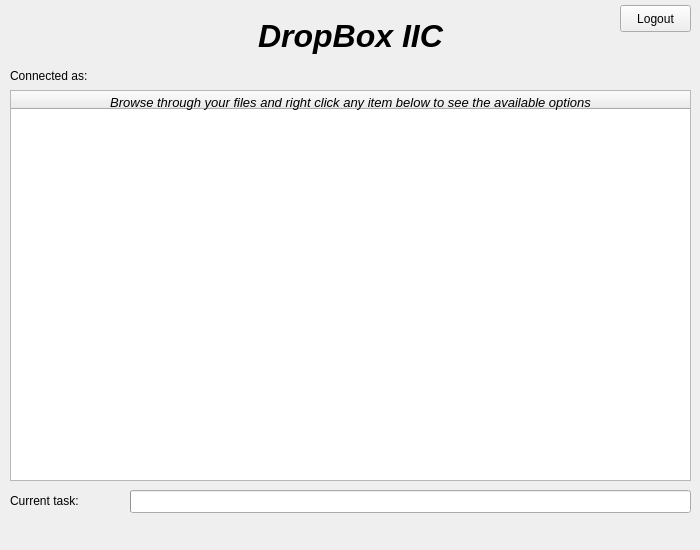
<?xml version="1.0" encoding="UTF-8"?>
<ui version="4.0">
 <class>Form</class>
 <widget class="QWidget" name="Form">
  <property name="geometry">
   <rect>
    <x>0</x>
    <y>0</y>
    <width>700</width>
    <height>550</height>
   </rect>
  </property>
  <property name="windowTitle">
   <string>Form</string>
  </property>
  <widget class="QTreeWidget" name="treeWidget">
   <property name="geometry">
    <rect>
     <x>10</x>
     <y>90</y>
     <width>681</width>
     <height>391</height>
    </rect>
   </property>
   <column>
    <property name="text">
     <string> </string>
    </property>
   </column>
  </widget>
  <widget class="QLabel" name="label">
   <property name="geometry">
    <rect>
     <x>0</x>
     <y>10</y>
     <width>701</width>
     <height>51</height>
    </rect>
   </property>
   <property name="font">
    <font>
     <pointsize>24</pointsize>
     <weight>75</weight>
     <italic>true</italic>
     <bold>true</bold>
    </font>
   </property>
   <property name="text">
    <string>DropBox IIC</string>
   </property>
   <property name="alignment">
    <set>Qt::AlignCenter</set>
   </property>
  </widget>
  <widget class="QLabel" name="label_2">
   <property name="geometry">
    <rect>
     <x>10</x>
     <y>60</y>
     <width>101</width>
     <height>31</height>
    </rect>
   </property>
   <property name="text">
    <string>Connected as: </string>
   </property>
  </widget>
  <widget class="QLabel" name="labelName">
   <property name="geometry">
    <rect>
     <x>110</x>
     <y>60</y>
     <width>571</width>
     <height>31</height>
    </rect>
   </property>
   <property name="font">
    <font>
     <italic>true</italic>
    </font>
   </property>
   <property name="text">
    <string/>
   </property>
  </widget>
  <widget class="QLabel" name="label_3">
   <property name="geometry">
    <rect>
     <x>10</x>
     <y>94</y>
     <width>681</width>
     <height>17</height>
    </rect>
   </property>
   <property name="font">
    <font>
     <pointsize>10</pointsize>
     <italic>true</italic>
    </font>
   </property>
   <property name="text">
    <string>Browse through your files and right click any item below to see the available options</string>
   </property>
   <property name="alignment">
    <set>Qt::AlignCenter</set>
   </property>
  </widget>
  <widget class="QLabel" name="labelError">
   <property name="geometry">
    <rect>
     <x>10</x>
     <y>527</y>
     <width>681</width>
     <height>17</height>
    </rect>
   </property>
   <property name="palette">
    <palette>
     <active>
      <colorrole role="WindowText">
       <brush brushstyle="SolidPattern">
        <color alpha="255">
         <red>171</red>
         <green>0</green>
         <blue>2</blue>
        </color>
       </brush>
      </colorrole>
     </active>
     <inactive>
      <colorrole role="WindowText">
       <brush brushstyle="SolidPattern">
        <color alpha="255">
         <red>171</red>
         <green>0</green>
         <blue>2</blue>
        </color>
       </brush>
      </colorrole>
     </inactive>
     <disabled>
      <colorrole role="WindowText">
       <brush brushstyle="SolidPattern">
        <color alpha="255">
         <red>161</red>
         <green>160</green>
         <blue>159</blue>
        </color>
       </brush>
      </colorrole>
     </disabled>
    </palette>
   </property>
   <property name="text">
    <string/>
   </property>
  </widget>
  <widget class="QProgressBar" name="progressBar">
   <property name="geometry">
    <rect>
     <x>130</x>
     <y>490</y>
     <width>561</width>
     <height>23</height>
    </rect>
   </property>
   <property name="autoFillBackground">
    <bool>false</bool>
   </property>
   <property name="maximum">
    <number>1</number>
   </property>
   <property name="value">
    <number>0</number>
   </property>
   <property name="format">
    <string/>
   </property>
  </widget>
  <widget class="QLabel" name="labelTask">
   <property name="geometry">
    <rect>
     <x>10</x>
     <y>490</y>
     <width>111</width>
     <height>21</height>
    </rect>
   </property>
   <property name="text">
    <string>Current task:</string>
   </property>
  </widget>
  <widget class="QPushButton" name="pushButtonLogout">
   <property name="geometry">
    <rect>
     <x>620</x>
     <y>5</y>
     <width>71</width>
     <height>27</height>
    </rect>
   </property>
   <property name="text">
    <string>Logout</string>
   </property>
  </widget>
 </widget>
 <resources/>
 <connections/>
</ui>
